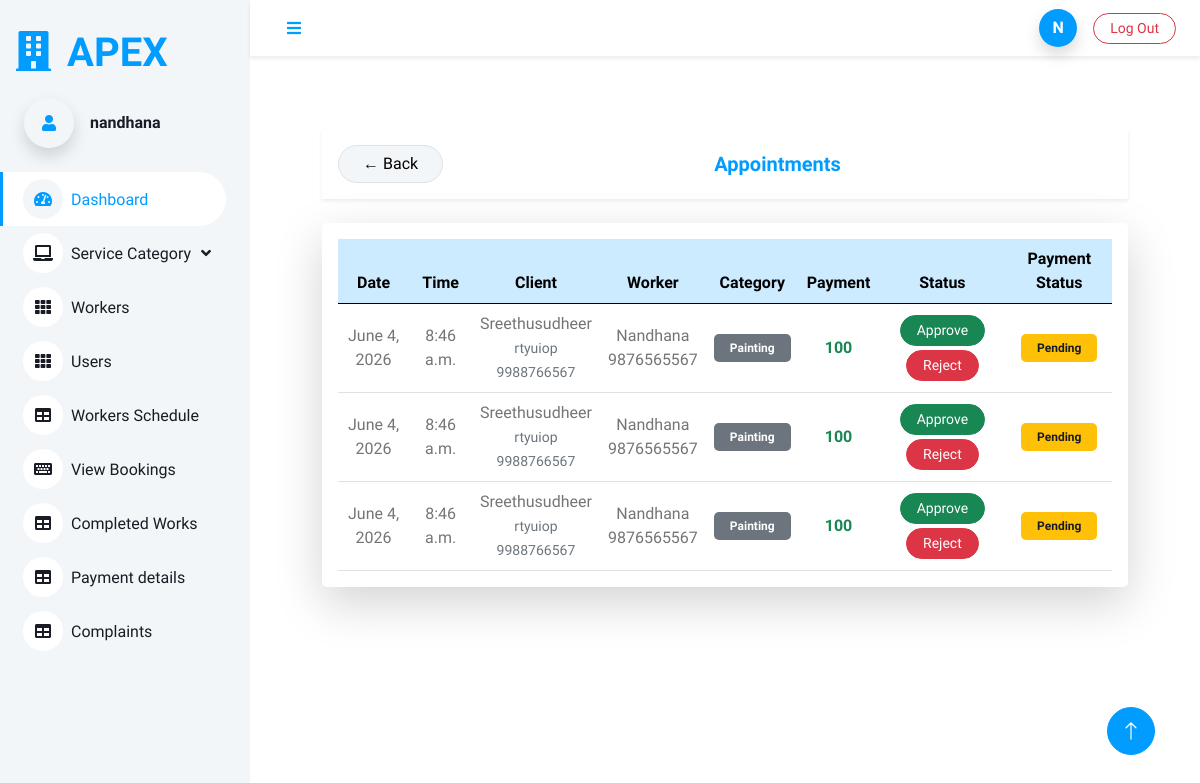
Screenshot of /admin_view_appointment (signed in) with the database file from the repository.
### Homeserviceapp/models.py (models this page shows, shortened)
class Login(AbstractUser):
    is_user = models.BooleanField(default=False)
    is_worker = models.BooleanField(default=False)

class Appointment(models.Model):
    user = models.ForeignKey(Login, on_delete=models.CASCADE, related_name='appointment')
    user_profile = models.ForeignKey(UserRegistration, on_delete=models.CASCADE, related_name='user_profile')
    worker = models.ForeignKey(WorkerRegistration, on_delete=models.CASCADE, related_name='worker')
    availability = models.ForeignKey(Availability, on_delete=models.DO_NOTHING)
    appointment_status = models.IntegerField(default=0)
    work_status = models.BooleanField(default=False)
    payment_status = models.IntegerField(default=0)
    worker_amount = models.IntegerField(null=True, blank=True)
    worker_payment_status = models.IntegerField(default=0)
    admin_wallet = models.IntegerField(null=True, blank=True)

class Availability(models.Model):
    user = models.ForeignKey(WorkerRegistration, on_delete=models.DO_NOTHING)
    date = models.DateField()
    time = models.TimeField()
    schedule_status = models.IntegerField(default=0)
    booking_status = models.IntegerField(default=0)

class UserRegistration(models.Model):
    user = models.OneToOneField(Login, on_delete=models.CASCADE, related_name='user')
    name = models.CharField(max_length=250)
    address = models.TextField(max_length=300)
    contact = models.IntegerField()

class WorkerRegistration(models.Model):
    user = models.OneToOneField(Login, on_delete=models.CASCADE, related_name='worker')
    name = models.CharField(max_length=300)
    category = models.ForeignKey(Category, on_delete=models.DO_NOTHING)
    address = models.TextField()
    contact = models.IntegerField()
    paypal_email = models.CharField(max_length=200, null=True, blank=True)
    payment = models.IntegerField(null=True, blank=True)
    experience = models.IntegerField()
    image = models.ImageField(upload_to='uploads/')

class Category(models.Model):
    category = models.CharField(max_length=300)
    def __str__(self):
        return self.category

### Homeserviceapp/views.py (the view)
# urls.py: path('admin_view_appointment', views.admin_view_appointment, name='admin_view_appointment'),
def admin_view_appointment(request):
    data = Appointment.objects.all()
    return render(request, 'admin/admin_view_appointment.html', {'data': data})

### templates/admin/admin_view_appointment.html (shortened to what this page needs)
{% extends 'admin/admin_dashboard.html' %}
{% block content %}
<div class="container py-4">
    <div class="d-flex justify-content-between align-items-center mb-4 p-3 bg-white shadow-sm rounded-4">
        <a href="{% url 'admin_dashboard' %}" class="btn btn-light border rounded-pill px-4">
            ← Back
        </a>
        <h5 class="mb-0 fw-bold text-primary">Appointments</h5>
    </div>
    <div class="card border-0 shadow-lg rounded-4">
        <div class="card-body p-3">
            <div class="table-responsive">
                <table class="table table-hover align-middle text-center mb-0">
                    <thead class="table-primary">
                        <tr>
                            <th>Date</th>
                            <th>Time</th>
                            <th>Client</th>
                            <th>Worker</th>
                            <th>Category</th>
                            <th>Payment</th>
                            <th>Status</th>
                            <th>Payment Status</th>
                        </tr>
                    </thead>
                    <tbody>
                        {% for i in data %}
                        <tr>
                            <td class="fw-semibold">{{ i.availability.date }}</td>
                            <td>{{ i.availability.time }}</td>
                            <td>
                                <div class="fw-semibold">{{ i.user_profile.name }}</div>
                                <small class="text-muted">{{ i.user_profile.address }}</small><br>
                                <small class="text-muted">{{ i.user_profile.contact }}</small>
                            </td>
                            <td class="fw-semibold">{{ i.worker.name }}<br>{{ i.worker.contact }}</td>
                            <td>
                                <span class="badge bg-secondary px-3 py-2">
                                    {{ i.worker.category }}
                                </span>
                            </td>
                            <td class="fw-bold text-success">
                                 {{ i.worker.payment }}
                            </td>
                            <td>
                                {% if i.appointment_status == 0 %}
                                    <a href="{% url 'approve_appointment' i.id %}"
                                       class="btn btn-sm btn-success rounded-pill px-3 mb-1">
                                        Approve
                                    </a>
                                    <a href="{% url 'reject_appointment' i.id %}"
                                       class="btn btn-sm btn-danger rounded-pill px-3">
                                        Reject
                                    </a>
                                {% elif i.appointment_status == 2 %}
                                    <span class="text-danger px-3 py-2 rounded-pill">
                                        Rejected
                                    </span>
                                {% endif %}
                            </td>
                            <td>
                                {% if i.payment_status == 0 %}
                                    <span class="badge bg-warning text-dark px-3 py-2">
                                        Pending
                                    </span>
                                {% elif i.payment_status == 2 %}
                                    <span class="badge bg-danger px-3 py-2">
                                        Failed
                                    </span>
                                {% elif i.payment_status == 3 %}
                                    <span class="badge bg-secondary px-3 py-2">
                                        Cancelled
                                    </span>
                                {% endif %}
                            </td>
                        </tr>
                        {% endfor %}
                    </tbody>
                </table>
            </div>
        </div>
    </div>
</div>
{% endblock %}

### templates/admin/admin_dashboard.html (shortened to what this page needs)
<!DOCTYPE html>
<html lang="en">
{% load static %}
<head>
    <link href="https://cdnjs.cloudflare.com/ajax/libs/font-awesome/5.10.0/css/all.min.css" rel="stylesheet">
    <link href="https://cdn.jsdelivr.net/npm/bootstrap-icons@1.4.1/font/bootstrap-icons.css" rel="stylesheet">
    <link href=" {% static '/dashboard/lib/owlcarousel/assets/owl.carousel.min.css' %} " rel="stylesheet">
    <link href=" {% static '/dashboard/lib/tempusdominus/css/tempusdominus-bootstrap-4.min.css' %} " rel="stylesheet" />
    <link href=" {% static '/dashboard/css/bootstrap.min.css' %} " rel="stylesheet">
    <link href=" {% static '/dashboard/css/style.css' %} " rel="stylesheet">
</head>
<body>
    <div>
        <div class="sidebar pe-4 pb-3">
            <nav class="navbar bg-light navbar-light">
                <a href=" {% static 'index.html' %} " class="navbar-brand d-flex align-items-center">
                    <h1 class="m-3 text-primary"><i class="fa fa-building me-3"></i>APEX</h1>
                </a>
                <div class="d-flex align-items-center ms-4 mb-4">
                     <div class="bg-light rounded-circle d-inline-flex align-items-center justify-content-center shadow"
                             style="width: 50px; height: 50px;">
                            <i class="fa fa-user fa-x text-primary"></i>
                        </div>
                    <div class="ms-3">
                        <h6 class="mb-0">{{user.username}}</h6>
                    </div>
                </div>
                <div class="navbar-nav w-100">
                    <a href=" {% url 'admin_dashboard' %} " class="nav-item nav-link active"><i class="fa fa-tachometer-alt me-2"></i>Dashboard</a>
                    <div class="nav-item dropdown">
                        <a href="#" class="nav-link dropdown-toggle" data-bs-toggle="dropdown"><i class="fa fa-laptop me-2"></i>Service Category</a>
                    </div>
                    <a href=" {% url 'view_workers_admin' %} " class="nav-item nav-link"><i class="fa fa-th me-2"></i>Workers</a>
                    <a href=" {% url 'users' %} " class="nav-item nav-link"><i class="fa fa-th me-2"></i>Users</a>
                    <a href="{% url 'workers_schedule' %} " class="nav-item nav-link"><i class="fa fa-table me-2"></i>Workers Schedule</a>
                    <a href=" {% url 'admin_view_appointment' %} " class="nav-item nav-link"><i class="fa fa-keyboard me-2"></i>View Bookings</a>
                    <a href=" {% url 'admin_completed_works' %} " class="nav-item nav-link"><i class="fa fa-table me-2"></i>Completed Works</a>
                    <a href=" {% url 'admin_wallet' %} " class="nav-item nav-link"><i class="fa fa-table me-2"></i>Payment details</a>
                    <a href=" {% url 'admin_view_complaints' %} " class="nav-item nav-link"><i class="fa fa-table me-2"></i>Complaints</a>
                </div>
            </nav>
        </div>
        <div class="content">
            <nav class="navbar navbar-expand-lg navbar-light bg-white sticky-top px-4 py-2 shadow-sm no-print"
                style="border-bottom:1px solid #f1f1f1;">
               <a href="#" class="sidebar-toggler flex-shrink-0">
                    <i class="fa fa-bars"></i>
                </a>
              <div class="navbar-nav ms-auto d-flex align-items-center gap-3">
    <div class="d-flex align-items-center gap-2">
        <div class="rounded-circle bg-primary text-white d-flex align-items-center justify-content-center shadow"
             style="width:38px;height:38px;font-weight:600;">
            {{ user.username|first|upper }}
        </div>
    </div>
    <a href="{% url 'logout_view' %}" class="btn btn-outline-danger btn-sm rounded-pill px-3">
        Log Out
    </a>
</div>
            </nav>
            <div class="container-fluid pt-4 px-4">
                <div class="row g-4">
                    <div class="col-sm-12 col-xl-12">
                        <div class=" text-center rounded p-4">
                            <div class="d-flex align-items-center justify-content-between mb-4">
                                {% block content %}
                                {% endblock %}
                            </div>
                        </div>
                    </div>
                </div>
            </div>
        </div>
        <a href="#" class="btn btn-lg btn-primary btn-lg-square back-to-top"><i class="bi bi-arrow-up"></i></a>
    </div>
</body>
</html>

### static/dashboard/css/style.css (style rules this page uses)
:root { --primary: #009CFF; --light: #F3F6F9; --dark: #191C24; }
.back-to-top { position: fixed; display: none; right: 45px; bottom: 45px; z-index: 99; }
.btn { transition: .5s; }
.btn.btn-primary { color: #FFFFFF; }
.btn-lg-square { width: 48px; height: 48px; }
.btn-square, .btn-sm-square, .btn-lg-square { padding: 0; display: inline-flex; align-items: center; justify-content: center; font-weight: normal; border-radius: 50px; }
.sidebar { position: fixed; top: 0; left: 0; bottom: 0; width: 250px; height: 100vh; overflow-y: auto; background: var(--light); transition: 0.5s; z-index: 999; }
.content { margin-left: 250px; min-height: 100vh; background: #FFFFFF; transition: 0.5s; }
@media (min-width: 992px) { .sidebar { margin-left: 0; } }
@media (min-width: 992px) { .content { width: calc(100% - 250px); } }
.sidebar .navbar .navbar-nav .nav-link { padding: 7px 20px; color: var(--dark); font-weight: 500; border-left: 3px solid var(--light); border-radius: 0 30px 30px 0; outline: none; }
.sidebar .navbar .navbar-nav .nav-link:hover, .sidebar .navbar .navbar-nav .nav-link.active { color: var(--primary); background: #FFFFFF; border-color: var(--primary); }
.sidebar .navbar .navbar-nav .nav-link i { width: 40px; height: 40px; display: inline-flex; align-items: center; justify-content: center; background: #FFFFFF; border-radius: 40px; }
.sidebar .navbar .navbar-nav .nav-link:hover i, .sidebar .navbar .navbar-nav .nav-link.active i { background: var(--light); }
.sidebar .navbar .dropdown-toggle::after { position: absolute; top: 15px; right: 15px; border: none; content: "\f107"; font-family: "Font Awesome 5 Free"; font-weight: 900; transition: .5s; }
.content .navbar .sidebar-toggler, .content .navbar .navbar-nav .nav-link i { width: 40px; height: 40px; display: inline-flex; align-items: center; justify-content: center; background: #FFFFFF; border-radius: 40px; }

### rows the page displays
Login: username "nandhana", username|first "N"
Appointment: availability "June 4, 2026", availability.time "8:46 a.m.", user_profile.name "Sreethusudheer", user_profile.address "rtyuiop", user_profile.contact "9988766567", worker.name "Nandhana", worker.contact "9876565567", worker.category "Painting", worker.payment "100", appointment_status "Approve", payment_status "Pending"
Appointment: availability "June 4, 2026", availability.time "8:46 a.m.", user_profile.name "Sreethusudheer", user_profile.address "rtyuiop", user_profile.contact "9988766567", worker.name "Nandhana", worker.contact "9876565567", worker.category "Painting", worker.payment "100", appointment_status "Approve", payment_status "Pending"
Appointment: availability "June 4, 2026", availability.time "8:46 a.m.", user_profile.name "Sreethusudheer", user_profile.address "rtyuiop", user_profile.contact "9988766567", worker.name "Nandhana", worker.contact "9876565567", worker.category "Painting", worker.payment "100", appointment_status "Approve", payment_status "Pending"
